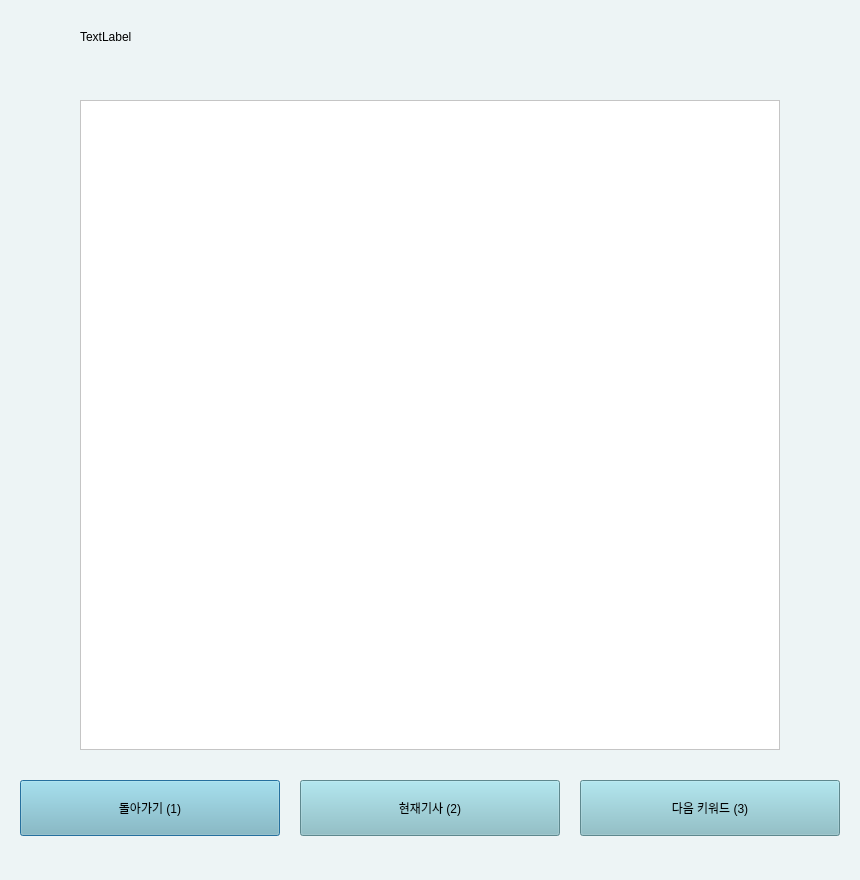
<?xml version="1.0" encoding="UTF-8"?>
<ui version="4.0">
 <class>Dialog</class>
 <widget class="QDialog" name="Dialog">
  <property name="geometry">
   <rect>
    <x>0</x>
    <y>0</y>
    <width>860</width>
    <height>880</height>
   </rect>
  </property>
  <property name="windowTitle">
   <string>ChooseMenu</string>
  </property>
  <property name="windowIcon">
   <iconset>
    <normaloff>../../../../Desktop/newspaper.png</normaloff>../../../../Desktop/newspaper.png</iconset>
  </property>
  <property name="styleSheet">
   <string notr="true">background-color: rgb(237, 244, 245);</string>
  </property>
  <widget class="QPushButton" name="num_pushButton_1">
   <property name="geometry">
    <rect>
     <x>20</x>
     <y>780</y>
     <width>260</width>
     <height>56</height>
    </rect>
   </property>
   <property name="styleSheet">
    <string notr="true">font: 18pt &quot;나눔스퀘어&quot;;
background-color: rgb(132, 190, 199);</string>
   </property>
   <property name="text">
    <string>돌아가기 (1)</string>
   </property>
   <property name="shortcut">
    <string>1</string>
   </property>
  </widget>
  <widget class="QLabel" name="label_view">
   <property name="geometry">
    <rect>
     <x>85</x>
     <y>100</y>
     <width>691</width>
     <height>641</height>
    </rect>
   </property>
   <property name="styleSheet">
    <string notr="true"/>
   </property>
   <property name="frameShape">
    <enum>QFrame::Box</enum>
   </property>
   <property name="frameShadow">
    <enum>QFrame::Plain</enum>
   </property>
   <property name="lineWidth">
    <number>1</number>
   </property>
   <property name="text">
    <string>TextLabel</string>
   </property>
  </widget>
  <widget class="QLabel" name="label_4">
   <property name="geometry">
    <rect>
     <x>80</x>
     <y>30</y>
     <width>421</width>
     <height>61</height>
    </rect>
   </property>
   <property name="styleSheet">
    <string notr="true">font: 25pt &quot;나눔스퀘어&quot;;</string>
   </property>
   <property name="text">
    <string>TextLabel</string>
   </property>
   <property name="alignment">
    <set>Qt::AlignLeading|Qt::AlignLeft|Qt::AlignTop</set>
   </property>
  </widget>
  <widget class="QTextBrowser" name="textBrowser">
   <property name="geometry">
    <rect>
     <x>80</x>
     <y>100</y>
     <width>700</width>
     <height>650</height>
    </rect>
   </property>
   <property name="styleSheet">
    <string notr="true">font:  12pt &quot;나눔스퀘어&quot;;
background-color: rgb(255, 255, 255);</string>
   </property>
   <property name="html">
    <string>&lt;!DOCTYPE HTML PUBLIC &quot;-//W3C//DTD HTML 4.0//EN&quot; &quot;http://www.w3.org/TR/REC-html40/strict.dtd&quot;&gt;
&lt;html&gt;&lt;head&gt;&lt;meta name=&quot;qrichtext&quot; content=&quot;1&quot; /&gt;&lt;style type=&quot;text/css&quot;&gt;
p, li { white-space: pre-wrap; }
&lt;/style&gt;&lt;/head&gt;&lt;body style=&quot; font-family:'나눔스퀘어'; font-size:12pt; font-weight:400; font-style:normal;&quot;&gt;
&lt;p style=&quot;-qt-paragraph-type:empty; margin-top:0px; margin-bottom:0px; margin-left:0px; margin-right:0px; -qt-block-indent:0; text-indent:0px; font-size:13pt;&quot;&gt;&lt;br /&gt;&lt;/p&gt;&lt;/body&gt;&lt;/html&gt;</string>
   </property>
  </widget>
  <widget class="QPushButton" name="num_pushButton_2">
   <property name="geometry">
    <rect>
     <x>300</x>
     <y>780</y>
     <width>260</width>
     <height>56</height>
    </rect>
   </property>
   <property name="styleSheet">
    <string notr="true">font: 18pt &quot;나눔스퀘어&quot;;
background-color: rgb(132, 190, 199);</string>
   </property>
   <property name="text">
    <string>현재기사 (2)</string>
   </property>
   <property name="shortcut">
    <string>2</string>
   </property>
  </widget>
  <widget class="QPushButton" name="num_pushButton_3">
   <property name="geometry">
    <rect>
     <x>580</x>
     <y>780</y>
     <width>260</width>
     <height>56</height>
    </rect>
   </property>
   <property name="styleSheet">
    <string notr="true">font: 18pt &quot;나눔스퀘어&quot;;
background-color: rgb(132, 190, 199);</string>
   </property>
   <property name="text">
    <string>다음 키워드 (3)</string>
   </property>
   <property name="shortcut">
    <string>3</string>
   </property>
  </widget>
 </widget>
 <resources/>
 <connections/>
</ui>
